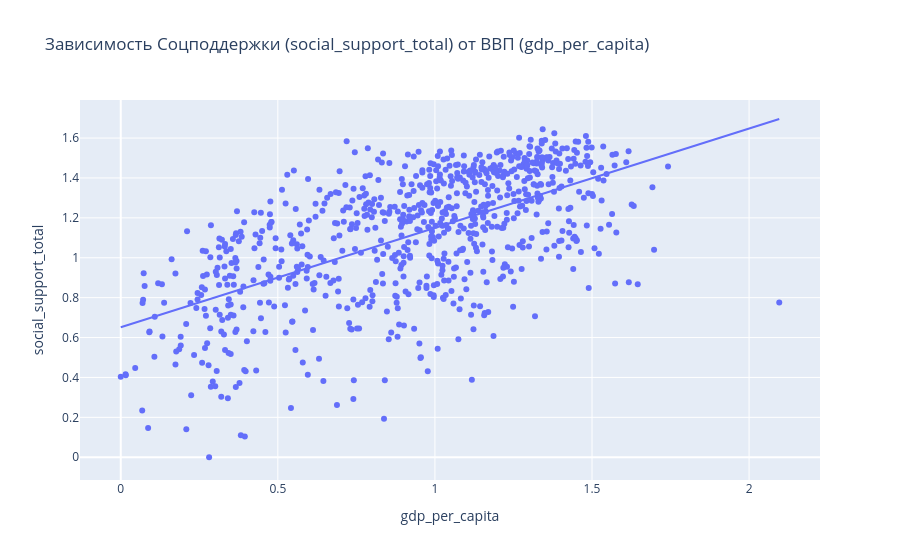

Notebook code cell kept with this figure:
### Code cell
fig = px.scatter(
    data_frame=df_hc,
    x='gdp_per_capita',
    y='social_support_total',
    hover_name='Country', # что показывать при наведении
    trendline='ols',                        # добавляет линию тренда
    title='Зависимость Соцподдержки (social_support_total) от ВВП (gdp_per_capita)'
)

fig.show()

### Figure 1 — Plotly figure (JSON) as saved in the notebook; plotly's stock layout.template omitted (floating-point values rounded to 4 significant figures; data arrays with more than 128 entries replaced by an {"elided": "..."} marker saying what was removed)
{"data": [{"hovertemplate": "<b>%{hovertext}</b><br><br>gdp_per_capita=%{x}<br>social_support_total=%{y}<extra></extra>", "hovertext": {"elided": "792 str values"}, "legendgroup": "", "marker": {"color": "#636efa", "symbol": "circle"}, "mode": "markers", "name": "", "orientation": "v", "showlegend": false, "x": {"elided": "792 float values"}, "xaxis": "x", "y": {"elided": "792 float values"}, "yaxis": "y", "type": "scatter"}, {"hovertemplate": "<b>OLS trendline</b><br>social_support_total = 0.498154 * gdp_per_capita + 0.651407<br>R<sup>2</sup>=0.369634<br><br>gdp_per_capita=%{x}<br>social_support_total=%{y} <b>(trend)</b><extra></extra>", "legendgroup": "", "marker": {"color": "#636efa", "symbol": "circle"}, "mode": "lines", "name": "", "showlegend": false, "x": {"elided": "792 float values"}, "xaxis": "x", "y": {"elided": "792 float values"}, "yaxis": "y", "type": "scatter"}], "layout": {"xaxis": {"anchor": "y", "domain": [0.0, 1.0], "title": {"text": "gdp_per_capita"}}, "yaxis": {"anchor": "x", "domain": [0.0, 1.0], "title": {"text": "social_support_total"}}, "legend": {"tracegroupgap": 0}, "title": {"text": "Зависимость Соцподдержки (social_support_total) от ВВП (gdp_per_capita)"}}}
